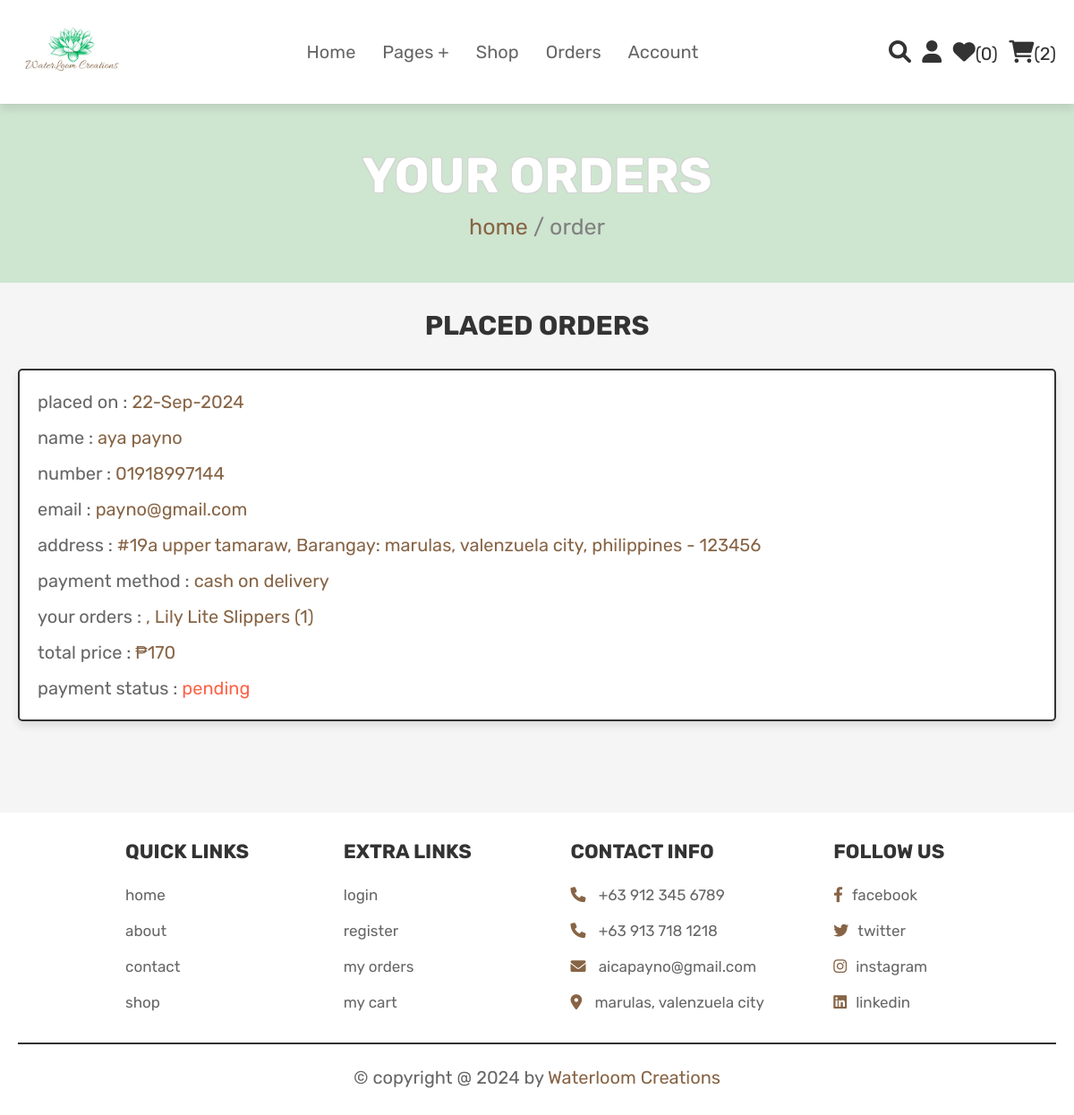
The page /orders.php (signed in) on the database its author committed.
### tables this page shows
CREATE TABLE IF NOT EXISTS `orders` (
  `id` int NOT NULL AUTO_INCREMENT,
  `user_id` int NOT NULL,
  `name` varchar(100) NOT NULL,
  `number` varchar(12) NOT NULL,
  `email` varchar(100) NOT NULL,
  `method` varchar(50) NOT NULL,
  `address` varchar(500) NOT NULL,
  `total_products` varchar(1000) NOT NULL,
  `total_price` int NOT NULL,
  `placed_on` varchar(50) NOT NULL,
  `payment_status` varchar(20) NOT NULL DEFAULT 'pending',
  PRIMARY KEY (`id`)
);

### orders.php (the view, shortened to what this page needs)
<?php
@include 'config.php';
$user_id = $_SESSION['user_id'];
?>
<?php @include 'header.php'; ?>
<section class="heading">
    <h3>your orders</h3>
    <p> <a href="/">home</a> / order </p>
</section>
<section class="placed-orders">
    <h1 class="title">placed orders</h1>
    <div class="box-container">
    <?php
        $select_orders = mysqli_query($conn, "SELECT * FROM `orders` WHERE user_id = '$user_id'") or die('query failed');
        if(mysqli_num_rows($select_orders) > 0){
            while($fetch_orders = mysqli_fetch_assoc($select_orders)){
    ?>
    <div class="box">
        <p> placed on : <span><?php echo $fetch_orders['placed_on']; ?></span> </p>
        <p> name : <span><?php echo $fetch_orders['name']; ?></span> </p>
        <p> number : <span><?php echo $fetch_orders['number']; ?></span> </p>
        <p> email : <span><?php echo $fetch_orders['email']; ?></span> </p>
        <p> address : <span><?php echo $fetch_orders['address']; ?></span> </p>
        <p> payment method : <span><?php echo $fetch_orders['method']; ?></span> </p>
        <p> your orders : <span><?php echo $fetch_orders['total_products']; ?></span> </p>
        <p> total price : <span>&#8369;<?php echo $fetch_orders['total_price']; ?></span> </p>
        <p> payment status : <span style="color:<?php if($fetch_orders['payment_status'] == 'pending'){echo 'tomato'; }else{echo 'green';} ?>"><?php echo $fetch_orders['payment_status']; ?></span> </p>
    </div>
    <?php
        }
    }else{
        echo '<p class="empty">no orders placed yet!</p>';
    }
    ?>
    </div>
</section>
<br>
<br>
<br>
<br>
<br>
<br>
<?php @include 'footer.php'; ?>

### css/style1.css (style rules this page uses)
:root { --pink:#876445; --red:#c0392b; --orange:#f39c12; --black: #333; --white:#fff; --light-color:#666; --light-white:#ccc; --light-bg:#f5f5f5; --border:.2rem solid var(--black); --box-shadow:0 .5rem 1rem rgba(0,0,0,.1); }
* { font-family: 'Rubik', sans-serif; margin:0; padding:0; box-sizing: border-box; outline: none; border:none; text-decoration: none; transition:all .2s linear; }
html { font-size: 62.5%; overflow-x: hidden; scroll-behavior: smooth; scroll-padding-top: 6.5rem; }
body { background: var(--light-bg); }
section { padding:3rem 2rem; }
.heading { display: flex; flex-flow: column; align-items: center; justify-content: center; gap:1rem; background-color: #CEE5D0; text-align: center; min-height: 25vh; }
.heading h3 { font-size: 5.5rem; color:var(--white); text-transform: uppercase; text-shadow: -1px -1px 0 lightgray, 1px -1px 0 lightgray, -1px 1px 0 lightgray, 1px 1px 0 lightgray; }
.heading p { font-size: 2.5rem; color:gray; }
.heading p a { color:var(--pink); }
.title { text-align: center; margin-bottom: 2rem; color:var(--black); text-transform: uppercase; font-size: 4rem; }
.title { font-size: 3rem; margin-bottom: 3rem; color: #333; }
.placed-orders .box-container { max-width: 1200px; margin:0 auto; display: flex; flex-wrap: wrap; gap:1.5rem; align-items: flex-start; }
.placed-orders .box-container .box { background-color: var(--white); padding:1rem 2rem; border:var(--border); box-shadow: var(--box-shadow); flex:1 1 40rem; border-radius: .5rem; }
.placed-orders .box-container .box p { margin: 1rem 0; font-size: 2rem; line-height: 1.5; color:var(--light-color); }
.placed-orders .box-container .box p span { color:var(--pink); }

### rows shown on the page
orders: placed_on "22-Sep-2024", name "aya payno", number "01918997144", email "payno@gmail.com", address "#19a upper tamaraw, Barangay: marulas, valenzuela city, philippines - 123456", method "cash on delivery", total_products ", Lily Lite Slippers (1)", total_price "170", payment_status "pending"

### other values the page prints
$wishlist_num_rows "0"
$cart_num_rows "2"
